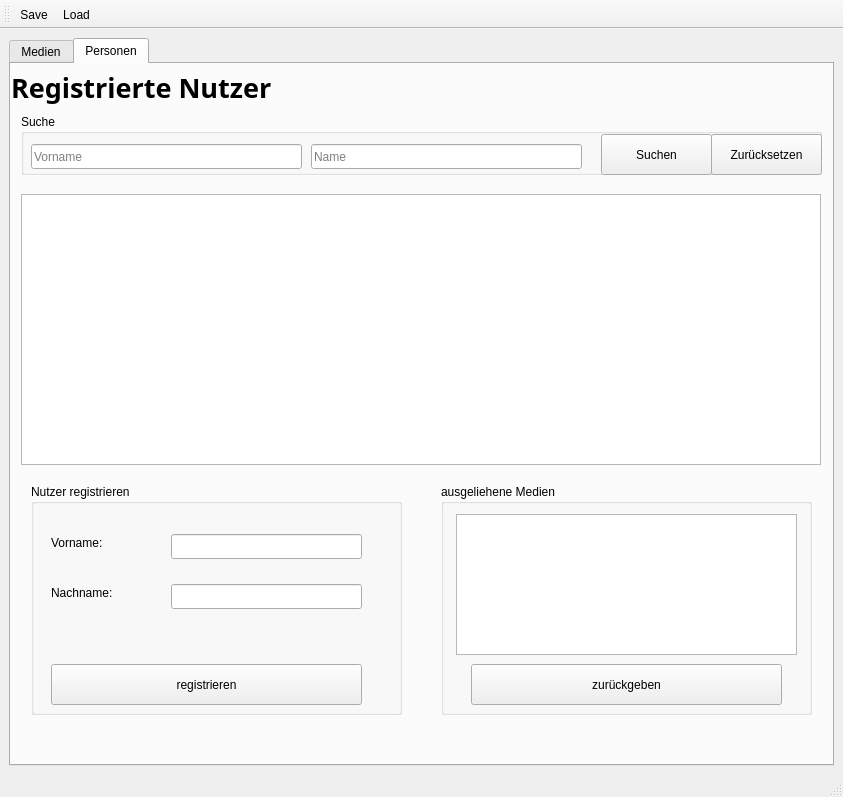
<?xml version="1.0" encoding="UTF-8"?>
<ui version="4.0">
 <class>Medienverwaltung</class>
 <widget class="QMainWindow" name="Medienverwaltung">
  <property name="geometry">
   <rect>
    <x>0</x>
    <y>0</y>
    <width>843</width>
    <height>797</height>
   </rect>
  </property>
  <property name="windowTitle">
   <string>Medienverwaltung</string>
  </property>
  <widget class="QWidget" name="centralwidget">
   <layout class="QGridLayout" name="gridLayout">
    <item row="1" column="0">
     <widget class="QTabWidget" name="tab_view">
      <property name="currentIndex">
       <number>1</number>
      </property>
      <widget class="QWidget" name="tab_media">
       <attribute name="title">
        <string>Medien</string>
       </attribute>
       <widget class="QLabel" name="lbl_mediaHeader">
        <property name="geometry">
         <rect>
          <x>0</x>
          <y>0</y>
          <width>801</width>
          <height>47</height>
         </rect>
        </property>
        <property name="sizePolicy">
         <sizepolicy hsizetype="Preferred" vsizetype="Fixed">
          <horstretch>0</horstretch>
          <verstretch>0</verstretch>
         </sizepolicy>
        </property>
        <property name="font">
         <font>
          <family>Ubuntu Mono</family>
          <pointsize>20</pointsize>
          <bold>true</bold>
         </font>
        </property>
        <property name="text">
         <string>Medien</string>
        </property>
        <property name="margin">
         <number>10</number>
        </property>
       </widget>
       <widget class="QGroupBox" name="gB_addMedia">
        <property name="geometry">
         <rect>
          <x>20</x>
          <y>430</y>
          <width>771</width>
          <height>61</height>
         </rect>
        </property>
        <property name="title">
         <string>Medium hinzufügen</string>
        </property>
        <widget class="QComboBox" name="cB_addMedia_type">
         <property name="geometry">
          <rect>
           <x>10</x>
           <y>30</y>
           <width>81</width>
           <height>25</height>
          </rect>
         </property>
        </widget>
        <widget class="QLineEdit" name="lE_addMedia_title">
         <property name="geometry">
          <rect>
           <x>100</x>
           <y>30</y>
           <width>271</width>
           <height>25</height>
          </rect>
         </property>
         <property name="placeholderText">
          <string>Titel</string>
         </property>
        </widget>
        <widget class="QPushButton" name="btn_addMedia">
         <property name="geometry">
          <rect>
           <x>560</x>
           <y>20</y>
           <width>211</width>
           <height>41</height>
          </rect>
         </property>
         <property name="text">
          <string>Medium hinzufügen</string>
         </property>
        </widget>
        <widget class="QLineEdit" name="lE_addMedia_creator">
         <property name="geometry">
          <rect>
           <x>380</x>
           <y>30</y>
           <width>171</width>
           <height>25</height>
          </rect>
         </property>
        </widget>
       </widget>
       <widget class="QTableWidget" name="db_media">
        <property name="geometry">
         <rect>
          <x>10</x>
          <y>130</y>
          <width>800</width>
          <height>281</height>
         </rect>
        </property>
       </widget>
       <widget class="QGroupBox" name="gB_Suche">
        <property name="geometry">
         <rect>
          <x>10</x>
          <y>50</y>
          <width>801</width>
          <height>61</height>
         </rect>
        </property>
        <property name="title">
         <string>Suche</string>
        </property>
        <widget class="QComboBox" name="cB_searchMedia_type">
         <property name="geometry">
          <rect>
           <x>10</x>
           <y>30</y>
           <width>86</width>
           <height>25</height>
          </rect>
         </property>
        </widget>
        <widget class="QLineEdit" name="lE_searchMedia_title">
         <property name="geometry">
          <rect>
           <x>110</x>
           <y>30</y>
           <width>271</width>
           <height>25</height>
          </rect>
         </property>
         <property name="placeholderText">
          <string>Titel</string>
         </property>
        </widget>
        <widget class="QLineEdit" name="lE_searchMedia_creator">
         <property name="geometry">
          <rect>
           <x>390</x>
           <y>30</y>
           <width>171</width>
           <height>25</height>
          </rect>
         </property>
        </widget>
        <widget class="QPushButton" name="btn_searchMedia">
         <property name="geometry">
          <rect>
           <x>580</x>
           <y>20</y>
           <width>111</width>
           <height>41</height>
          </rect>
         </property>
         <property name="text">
          <string>Suchen</string>
         </property>
        </widget>
        <widget class="QPushButton" name="btn_resetSearchMedia">
         <property name="geometry">
          <rect>
           <x>690</x>
           <y>20</y>
           <width>111</width>
           <height>41</height>
          </rect>
         </property>
         <property name="text">
          <string>Zurücksetzen</string>
         </property>
        </widget>
       </widget>
       <widget class="QGroupBox" name="gB_lendMedia_2">
        <property name="geometry">
         <rect>
          <x>20</x>
          <y>510</y>
          <width>771</width>
          <height>61</height>
         </rect>
        </property>
        <property name="title">
         <string>Medium ausleihen</string>
        </property>
        <widget class="QPushButton" name="btn_lendMedia">
         <property name="geometry">
          <rect>
           <x>560</x>
           <y>20</y>
           <width>211</width>
           <height>41</height>
          </rect>
         </property>
         <property name="text">
          <string>Ausleihen</string>
         </property>
        </widget>
        <widget class="QComboBox" name="cB_lendMedia_user">
         <property name="geometry">
          <rect>
           <x>280</x>
           <y>30</y>
           <width>271</width>
           <height>25</height>
          </rect>
         </property>
        </widget>
        <widget class="QComboBox" name="cB_lendMedia_media">
         <property name="geometry">
          <rect>
           <x>10</x>
           <y>30</y>
           <width>261</width>
           <height>25</height>
          </rect>
         </property>
        </widget>
       </widget>
       <widget class="QGroupBox" name="gB_returnMedia">
        <property name="geometry">
         <rect>
          <x>20</x>
          <y>590</y>
          <width>771</width>
          <height>61</height>
         </rect>
        </property>
        <property name="title">
         <string>Medium zurückgeben</string>
        </property>
        <widget class="QPushButton" name="btn_returnMedia">
         <property name="geometry">
          <rect>
           <x>560</x>
           <y>20</y>
           <width>211</width>
           <height>41</height>
          </rect>
         </property>
         <property name="text">
          <string>Zurückgeben</string>
         </property>
        </widget>
        <widget class="QComboBox" name="cB_returnMedia_media">
         <property name="geometry">
          <rect>
           <x>280</x>
           <y>30</y>
           <width>271</width>
           <height>25</height>
          </rect>
         </property>
        </widget>
        <widget class="QComboBox" name="cB_returnMedia_user">
         <property name="geometry">
          <rect>
           <x>10</x>
           <y>30</y>
           <width>261</width>
           <height>25</height>
          </rect>
         </property>
        </widget>
       </widget>
       <zorder>gB_addMedia</zorder>
       <zorder>lbl_mediaHeader</zorder>
       <zorder>db_media</zorder>
       <zorder>gB_Suche</zorder>
       <zorder>gB_lendMedia_2</zorder>
       <zorder>gB_returnMedia</zorder>
      </widget>
      <widget class="QWidget" name="tab_users">
       <attribute name="title">
        <string>Personen</string>
       </attribute>
       <widget class="QLabel" name="lbl_userHeader">
        <property name="geometry">
         <rect>
          <x>0</x>
          <y>0</y>
          <width>1006</width>
          <height>47</height>
         </rect>
        </property>
        <property name="sizePolicy">
         <sizepolicy hsizetype="Preferred" vsizetype="Fixed">
          <horstretch>0</horstretch>
          <verstretch>0</verstretch>
         </sizepolicy>
        </property>
        <property name="font">
         <font>
          <family>Ubuntu Mono</family>
          <pointsize>20</pointsize>
          <bold>true</bold>
         </font>
        </property>
        <property name="text">
         <string>Registrierte Nutzer</string>
        </property>
        <property name="margin">
         <number>10</number>
        </property>
       </widget>
       <widget class="QTableWidget" name="db_user">
        <property name="geometry">
         <rect>
          <x>10</x>
          <y>130</y>
          <width>800</width>
          <height>271</height>
         </rect>
        </property>
       </widget>
       <widget class="QGroupBox" name="gB_registerUser">
        <property name="geometry">
         <rect>
          <x>20</x>
          <y>420</y>
          <width>371</width>
          <height>231</height>
         </rect>
        </property>
        <property name="title">
         <string>Nutzer registrieren</string>
        </property>
        <widget class="QLineEdit" name="lE_registerUser_surname">
         <property name="geometry">
          <rect>
           <x>140</x>
           <y>50</y>
           <width>191</width>
           <height>25</height>
          </rect>
         </property>
         <property name="placeholderText">
          <string/>
         </property>
        </widget>
        <widget class="QLabel" name="lbl_surname">
         <property name="geometry">
          <rect>
           <x>20</x>
           <y>50</y>
           <width>67</width>
           <height>17</height>
          </rect>
         </property>
         <property name="text">
          <string>Vorname:</string>
         </property>
        </widget>
        <widget class="QLabel" name="lbl_name">
         <property name="geometry">
          <rect>
           <x>20</x>
           <y>100</y>
           <width>81</width>
           <height>17</height>
          </rect>
         </property>
         <property name="text">
          <string>Nachname:</string>
         </property>
        </widget>
        <widget class="QLineEdit" name="lE_registerUser_name">
         <property name="geometry">
          <rect>
           <x>140</x>
           <y>100</y>
           <width>191</width>
           <height>25</height>
          </rect>
         </property>
         <property name="placeholderText">
          <string/>
         </property>
        </widget>
        <widget class="QPushButton" name="btn_registerUser">
         <property name="geometry">
          <rect>
           <x>20</x>
           <y>180</y>
           <width>311</width>
           <height>41</height>
          </rect>
         </property>
         <property name="text">
          <string>registrieren</string>
         </property>
        </widget>
       </widget>
       <widget class="QGroupBox" name="gB_lentMedia">
        <property name="geometry">
         <rect>
          <x>430</x>
          <y>420</y>
          <width>371</width>
          <height>231</height>
         </rect>
        </property>
        <property name="title">
         <string>ausgeliehene Medien</string>
        </property>
        <widget class="QListWidget" name="li_lentMedia">
         <property name="geometry">
          <rect>
           <x>15</x>
           <y>30</y>
           <width>341</width>
           <height>141</height>
          </rect>
         </property>
         <property name="selectionMode">
          <enum>QAbstractItemView::MultiSelection</enum>
         </property>
        </widget>
        <widget class="QPushButton" name="btn_returnMedia_user">
         <property name="geometry">
          <rect>
           <x>30</x>
           <y>180</y>
           <width>311</width>
           <height>41</height>
          </rect>
         </property>
         <property name="text">
          <string>zurückgeben</string>
         </property>
        </widget>
       </widget>
       <widget class="QGroupBox" name="gB_searchUser">
        <property name="geometry">
         <rect>
          <x>10</x>
          <y>50</y>
          <width>801</width>
          <height>61</height>
         </rect>
        </property>
        <property name="title">
         <string>Suche</string>
        </property>
        <widget class="QLineEdit" name="lE_searchUser_surname">
         <property name="geometry">
          <rect>
           <x>10</x>
           <y>30</y>
           <width>271</width>
           <height>25</height>
          </rect>
         </property>
         <property name="placeholderText">
          <string>Vorname</string>
         </property>
        </widget>
        <widget class="QLineEdit" name="lE_searchUser_name">
         <property name="geometry">
          <rect>
           <x>290</x>
           <y>30</y>
           <width>271</width>
           <height>25</height>
          </rect>
         </property>
         <property name="placeholderText">
          <string>Name</string>
         </property>
        </widget>
        <widget class="QPushButton" name="btn_searchUser">
         <property name="geometry">
          <rect>
           <x>580</x>
           <y>20</y>
           <width>111</width>
           <height>41</height>
          </rect>
         </property>
         <property name="text">
          <string>Suchen</string>
         </property>
        </widget>
        <widget class="QPushButton" name="btn_resetSearchUser">
         <property name="geometry">
          <rect>
           <x>690</x>
           <y>20</y>
           <width>111</width>
           <height>41</height>
          </rect>
         </property>
         <property name="text">
          <string>Zurücksetzen</string>
         </property>
        </widget>
       </widget>
      </widget>
     </widget>
    </item>
   </layout>
  </widget>
  <widget class="QMenuBar" name="menubar">
   <property name="geometry">
    <rect>
     <x>0</x>
     <y>0</y>
     <width>843</width>
     <height>22</height>
    </rect>
   </property>
  </widget>
  <widget class="QStatusBar" name="statusbar"/>
  <widget class="QToolBar" name="toolBar">
   <property name="windowTitle">
    <string>toolBar</string>
   </property>
   <attribute name="toolBarArea">
    <enum>TopToolBarArea</enum>
   </attribute>
   <attribute name="toolBarBreak">
    <bool>false</bool>
   </attribute>
   <addaction name="actionSave"/>
   <addaction name="actionLoad"/>
  </widget>
  <action name="actionSave">
   <property name="icon">
    <iconset>
     <normalon>:/img/save.png</normalon>
    </iconset>
   </property>
   <property name="text">
    <string>Save</string>
   </property>
   <property name="toolTip">
    <string>Save data to files</string>
   </property>
  </action>
  <action name="actionLoad">
   <property name="icon">
    <iconset resource="resources.qrc">
     <normaloff>:/img/import.png</normaloff>:/img/import.png</iconset>
   </property>
   <property name="text">
    <string>Load</string>
   </property>
   <property name="toolTip">
    <string>Load data from files</string>
   </property>
  </action>
 </widget>
 <resources>
  <include location="resources.qrc"/>
 </resources>
 <connections/>
</ui>
